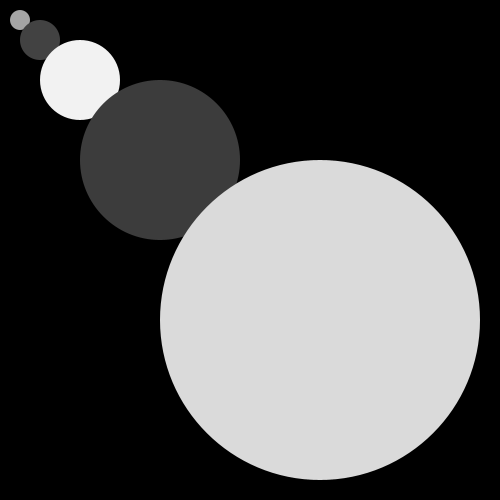
Frame 1 (no input)
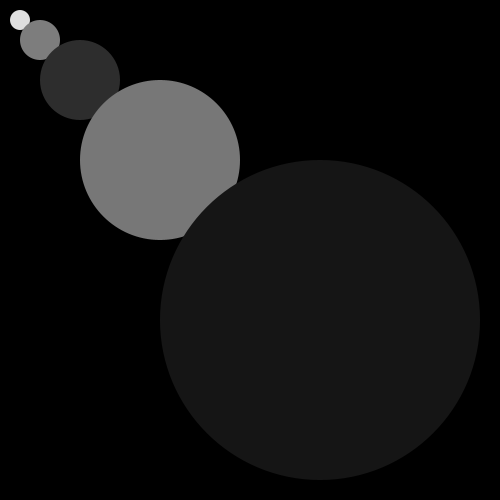
Frame 60 (the mouse pressed at the canvas centre just before this capture)
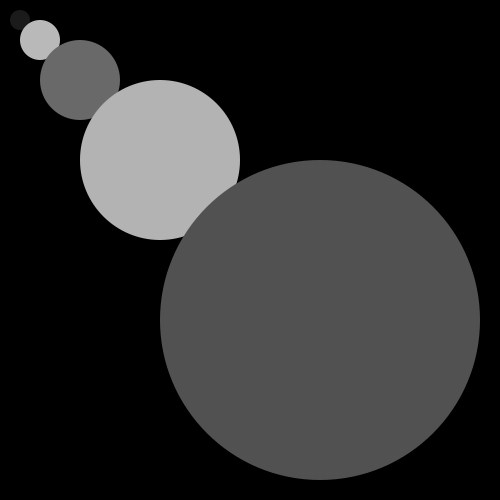
Frame 120 (the mouse held since frame 60 and released just before this capture)

The Processing sketch that drew these frames (run headless with seeded random() and noise(); from frame 60 on, the mouse is pressed at the canvas centre):

// Processing sketch: processing_76202
// ── processing_76202.pde

// Oliver Haimson 
// Assignment 08B
// Copyright 2012

float myArray[] = {
  random(255), random(255), random(255), random(255), random(255)
};

void setup() {
  size(500, 500);
  smooth();
  noStroke();
  background(0);
}

void draw() {
  background(0);
  fill(myArray[0]);
  ellipse(20, 20, 20, 20);
  fill(myArray[1]);
  ellipse(40, 40, 40, 40);
  fill(myArray[2]);
  ellipse(80, 80, 80, 80);
  fill(myArray[3]);
  ellipse(160, 160, 160, 160);
  fill(myArray[4]);
  ellipse(320, 320, 320, 320);
  for (int i=0; i<myArray.length; i++) {
    if (myArray[i] < 255) {
      myArray[i]++;
    }
    else {
      myArray[i]=0;
    }
  }
}
